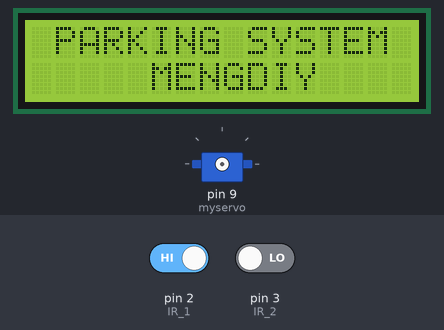
Bench run of a sketch on a simulated Arduino Uno, built with avr-gcc and run on an emulated ATmega328P. Shown: 16×2 character LCD, servo. The test bench sets the inputs (shaded band); at power-on: pin 2 (IR_1) HIGH, pin 3 (IR_2) LOW. What the sketch prints to the serial monitor is not drawn.

Above: at 0.1 s.
At 3.3 s:
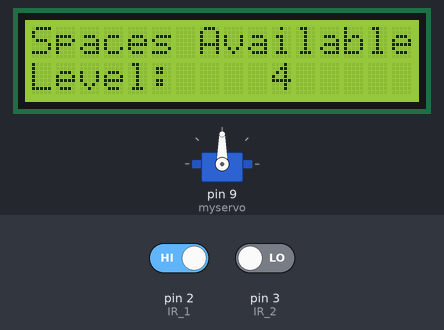
3.4 s: pin 2 (IR_1) driven LOW and pin 3 (IR_2) driven HIGH
At 3.9 s:
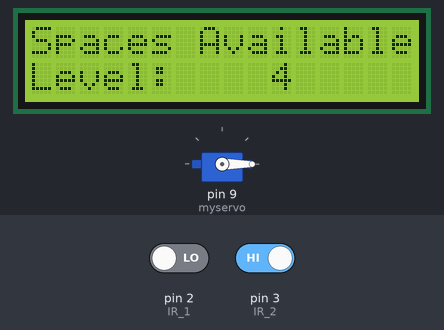
Timing chart, 0 to 6.4 s (numbered marks = the images above; inputs shaded):
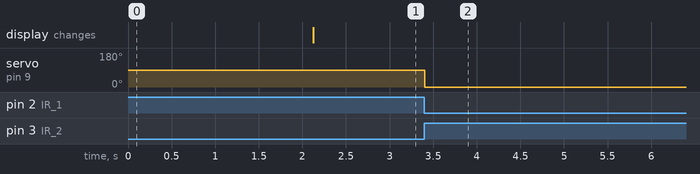

Measured:
- after the input at 3.4 s, servo on pin 9 (myservo): 90° → 0° at once

The sketch:

IR_Senser.ino
```cpp
#include <Wire.h>
#include <LiquidCrystal_I2C.h>
#include <Servo.h>
LiquidCrystal_I2C lcd(0x27, 16, 2);

#define IR_1 2
#define IR_2 3
Servo myservo;


int spaceAvailable = 4;
int spaceAvailableTotal = 4;
bool sensor1 = false;
bool sensor2 = false;
bool in = false;
bool out = false;


void setup() {
  Serial.begin(9600);
  //lcd.init();
  lcd.begin();
//lcd.noBacklight();   // ปิด backlight
  lcd.backlight();
  lcd.setCursor(0, 0);
  lcd.print(" PARKING SYSTEM ");
  lcd.setCursor(0, 1);
  lcd.print("     MENGDIY     ");
  delay (2000);
  lcd.clear();
  lcdUpdate();

  pinMode(IR_1, INPUT);
  pinMode(IR_2, INPUT);
  myservo.attach(9);
  myservo.write(90);
}

void loop() {
  checkIn();
  checkOut();
  if (spaceAvailable == 0) {
    ParkingFull();
    myservo.write(90);
  }
  delay(10);
}

void checkIn() {
  if (digitalRead(IR_1) == LOW && digitalRead(IR_2) == HIGH && in == false && spaceAvailable > 0) {
    myservo.write(0);
    if (sensor1 == false && sensor2 == false) {
      sensor1 = true;
      in = true;
      Serial.println("checkIn 1");
    }
  }
  if (digitalRead(IR_1) == HIGH && digitalRead(IR_2) == LOW) {
    if (sensor1 == true && sensor2 == false) {
      sensor2 = true;
      Serial.println("checkIn 2");
    }
  }
  if (digitalRead(IR_1) == HIGH && digitalRead(IR_2) == HIGH && sensor1 && sensor2 && in) {
    doorClose();
    spaceAvailable--;
    lcdUpdate();
    Serial.println("spaceAvailable--");
  }
}

void checkOut() {
  if (digitalRead(IR_1) == HIGH && digitalRead(IR_2) == LOW && spaceAvailableTotal - spaceAvailable != 0 ) {
    myservo.write(0);
    if (sensor1 == false && sensor2 == false) {
      sensor2 = true;
      out = true;
      Serial.println("checkOut 1");
    }
  }
  if (digitalRead(IR_1) == LOW && digitalRead(IR_2) == HIGH) {
    if (sensor1 == false && sensor2 == true) {
      sensor1 = true;
      Serial.println("checkOut 2");
    }
  }
  if (digitalRead(IR_1) == HIGH && digitalRead(IR_2) == HIGH && sensor1 && sensor2 && out ) {
    doorClose();
    spaceAvailable++;
    lcdUpdate();
    Serial.println("spaceAvailable++");
  }
}

void doorClose() {
  myservo.write(90);
  delay(500);
  sensor1 = false;
  sensor2 = false;
  in = false;
  out = false;
  lcdUpdate();
}

void ParkingFull() {
  lcd.setCursor (10, 1);
  lcd.print("Full");
}

void lcdUpdate() {
  lcd.clear();
  lcd.setCursor (0, 0);
  lcd.print("Spaces Available");
  lcd.setCursor (0, 1);
  lcd.print("Level: ");
  lcd.setCursor (10, 1);
  lcd.print(spaceAvailable);
}
```
